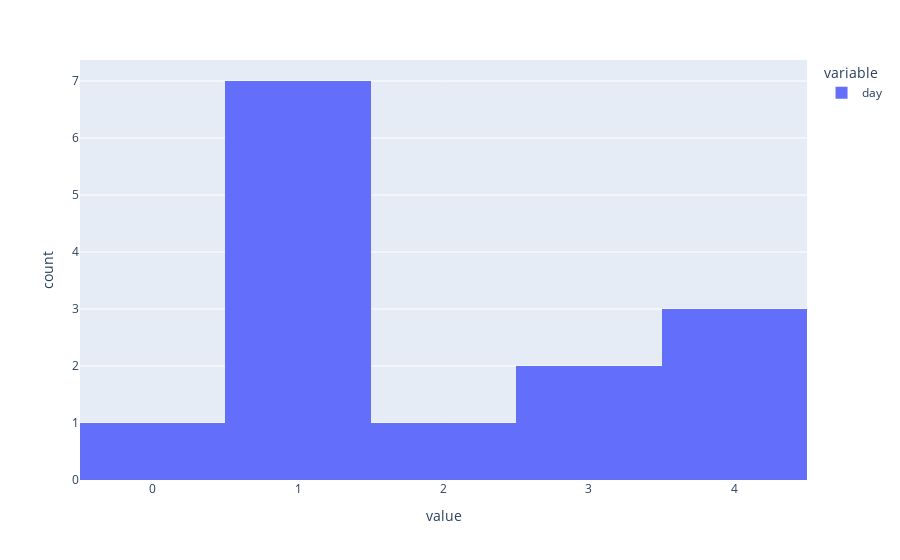

The notebook cell this image was saved under:
### Code cell
px.histogram(df["day"], nbins=7)

### Figure 1 — Plotly figure (JSON) as saved in the notebook; plotly's stock layout.template omitted (floating-point values rounded to 4 significant figures)
{"data": [{"alignmentgroup": "True", "bingroup": "x", "hovertemplate": "variable=day<br>value=%{x}<br>count=%{y}<extra></extra>", "legendgroup": "day", "marker": {"color": "#636efa", "pattern": {"shape": ""}}, "name": "day", "nbinsx": 7, "offsetgroup": "day", "orientation": "v", "showlegend": true, "type": "histogram", "x": [1, 4, 3, 1, 1, 1, 1, 4, 3, 4, 2, 1, 1, 0], "xaxis": "x", "yaxis": "y"}], "layout": {"barmode": "relative", "legend": {"title": {"text": "variable"}, "tracegroupgap": 0}, "margin": {"t": 60}, "xaxis": {"anchor": "y", "domain": [0, 1], "title": {"text": "value"}}, "yaxis": {"anchor": "x", "domain": [0, 1], "title": {"text": "count"}}}}
